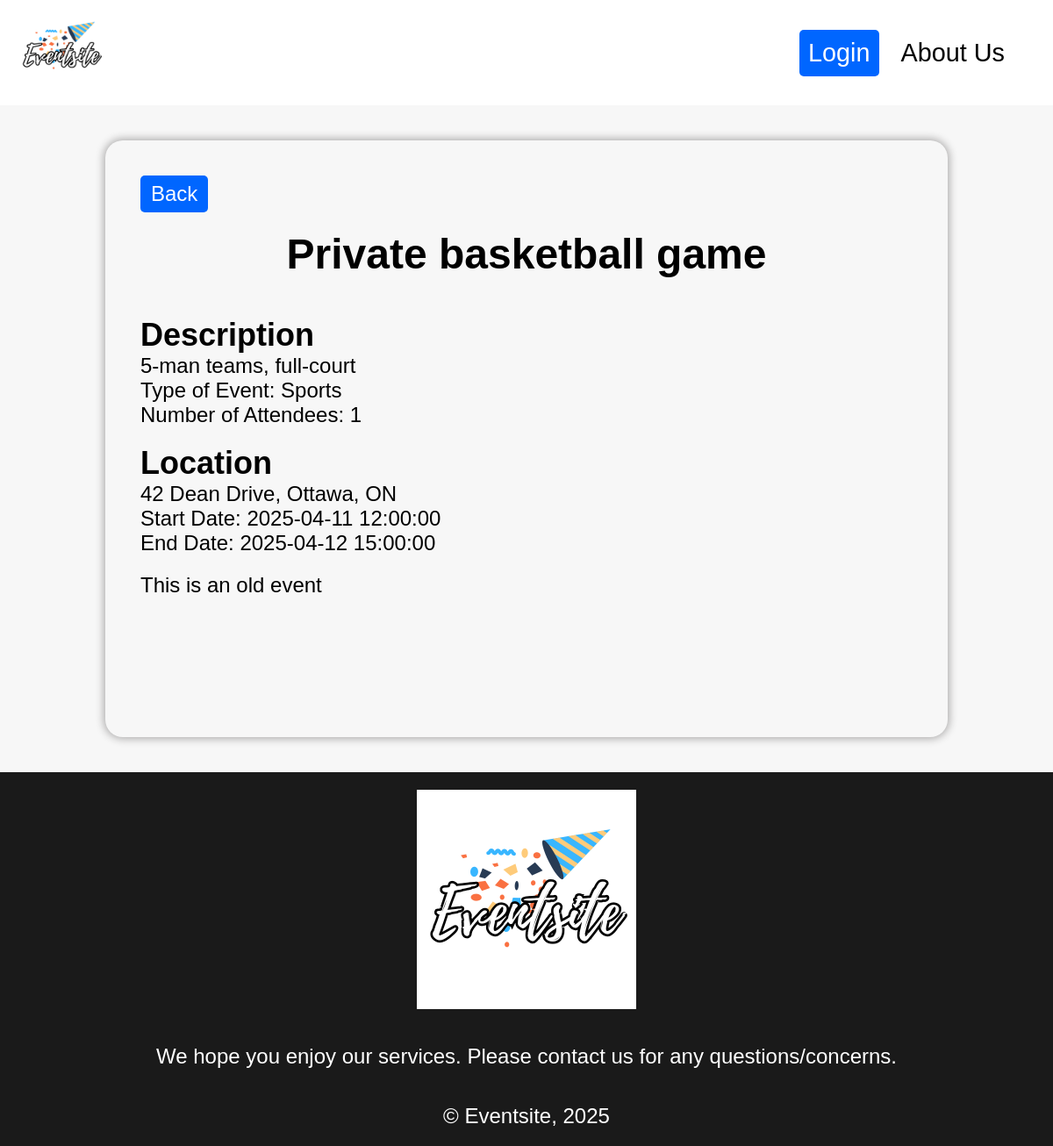
/public/server/displayevent.php?eventid=4, run on the app's committed database.
### tables this page shows
CREATE TABLE IF NOT EXISTS `EVENT` (
    Event_Id INT AUTO_INCREMENT,
    Event_Name VARCHAR(100) NOT NULL,
    Event_Description TEXT NOT NULL,
    Event_Type_Id INT NOT NULL,
    Start_Date DATETIME NOT NULL,
    End_Date DATETIME NOT NULL,
    Visibility ENUM('Public','Private') NOT NULL,
    Address VARCHAR(255) NOT NULL,
    City VARCHAR(100) NOT NULL,
    Province VARCHAR(100) NOT NULL,
    Postal_Code VARCHAR(20) NOT NULL,
    CONSTRAINT EventPK PRIMARY KEY (`Event_ID`),
    CONSTRAINT Event_Event_IdFK FOREIGN KEY (`Event_Type_Id`) 
      REFERENCES `event_type`(`Event_Type_Id`) 
        ON UPDATE NO ACTION
        ON DELETE NO ACTION
);

CREATE TABLE IF NOT EXISTS `EVENT_TYPE` (
  Event_Type_Id INT AUTO_INCREMENT,
  Type VARCHAR(50) NOT NULL,
  CONSTRAINT Event_Type_IdPK PRIMARY KEY (`Event_Type_Id`)
);

### private/functions/connection.php (called while the page is built, shortened)
<?php
function confirm_not_empty($result_set) {
  if(mysqli_num_rows($result_set) > 0) {
    return true;
  }
  else {
    return false;
  }
}
?>

### public/server/displayevent.php (the view, shortened to what this page needs)
<?php
  require_once "../../private/functions/connection.php";
  $database = db_connect();
?>
<!DOCTYPE html>
<html lang="en">
<head>
  <link rel="stylesheet" href="../css/general.css" type="text/css">
</head>
<body>
  <?php
    if(isset($_SESSION["Email"])) {
      include "../../private/functions/loggedinheader.php";
    }
    else {
      include "../../private/functions/header.php";
    }
  ?>
  <main class="displayeventbox">
    <?php
      if(isset($_SESSION["Email"])) {
        echo '<a class="smallbutton" href="browse.php">Back to Home</a>';
      }
      else {
        echo '<button class="backbutton" onclick="history.back()">Back</button>';
      }
      $eventid = $_GET['eventid'];
      $sql = "SELECT * FROM EVENT JOIN USER_EVENT ON EVENT.Event_Id = USER_EVENT.Event_Id ";
      $sql .= "JOIN USER ON USER.Email_Address = USER_EVENT.Email_Address ";
      $sql .= "JOIN EVENT_TYPE ON EVENT.Event_Type_Id = EVENT_TYPE.Event_Type_Id ";
      $sql .= "WHERE EVENT.Event_Id = $eventid AND USER_EVENT.Relationship = 'Owner';";
      $result_set = mysqli_query($database, $sql);
      $countsql = "SELECT COUNT(*) AS Attending ";
      $countsql .= "FROM EVENT JOIN USER_EVENT ON EVENT.Event_Id = USER_EVENT.Event_Id ";
      $countsql .= "WHERE Relationship = 'Participant' AND ";
      $countsql .= 'EVENT.Event_Id = ' . $eventid . ';';
      $count_result_set = mysqli_query($database, $countsql);
      $attending = mysqli_num_rows($count_result_set);
      if (confirm_not_empty($result_set)) {
        $result = mysqli_fetch_assoc($result_set);
        echo '<h1>' . $result['Event_Name'] . '</h1>';
        echo '<section>';
        echo '<h2>Description</h2>';
        echo '<p>' . $result['Event_Description'] . '</p>';
        echo '<p>Type of Event: ' . $result['Type'] . '</p>';
        echo '<p>Number of Attendees: ' . $attending . '</p>';
        echo '</section>';
        echo '<section>';
        echo '<h2>Location</h2>';
        echo '<p>' . $result['Address'] . ', ' .$result['City'] . ', '
                  . $result['Province'] . '</p>';
        echo '<p>Start Date: ' . $result['Start_Date'] . '</p>';
        echo '<p>End Date: ' . $result['End_Date'] . '</p>';
        echo '</section>';
      }
      else {
        echo 'No event information found.';
      }
      $End_Date = strtotime($result['End_Date']);
      $Current_Time = $_SERVER['REQUEST_TIME'];
      if (!isset($_SESSION["Email"]) && $End_Date > $Current_Time) {
        echo '<a class="smallbutton" href="login.php?eventid='
              . $eventid . '">Log in to Register for this Event</a>';
      }
      elseif (!confirm_not_empty($relationship_result_set) && $End_Date > $Current_Time) {
        echo '<a class="smallbutton" href="validateregister.php?eventid='
              . $eventid . '">Register for this Event</a>';
      }
      elseif ($relationship_result['Relationship'] === "Participant" && $End_Date > $Current_Time) {
        echo '<a class="smallbutton" id="deletebutton" href="validateregister.php?eventid='
                . $eventid . '">Cancel Registration</a>';
      }
      else {
        echo "<p>This is an old event</p>";
      }
    ?>
  </main>
  <?php
    include "../../private/functions/footer.php";
  ?>
</body>

### public/css/general.css (style rules this page uses)
* { margin:0; padding:0; }
body { position:relative; background-color: #f7f7f7; font-size:24px; font-family:'Gill Sans', 'Gill Sans MT', Calibri, 'Trebuchet MS', sans-serif; }
main { position:relative; box-sizing:border-box; min-height:85vh; }
h1 { text-align:center; margin-bottom:0.5em; }
button { background-color:rgb(0, 102, 255); color:white; padding:0.3em 0.5em; border-radius:5px; border:none; font-size:1em; cursor:pointer; width:100%; }
.backbutton { width:fit-content; }
.displayeventbox, .displayaccountbox, .aboutusbox { margin:40px auto; box-sizing:border-box; width:80%; padding: 40px; border-radius:20px; box-shadow: 0px 0px 10px 2px rgb(173, 172, 172); display:flex; flex-direction:column; gap:20px; }

### data on the page
event: Event_Name "Private basketball game", Event_Description "5-man teams, full-court", Event_Type_Id.Type "Sports", Address "42 Dean Drive", City "Ottawa", Province "ON", Start_Date "2025-04-11 12:00:00", End_Date "2025-04-12 15:00:00"

### other printed values
$attending "1"
